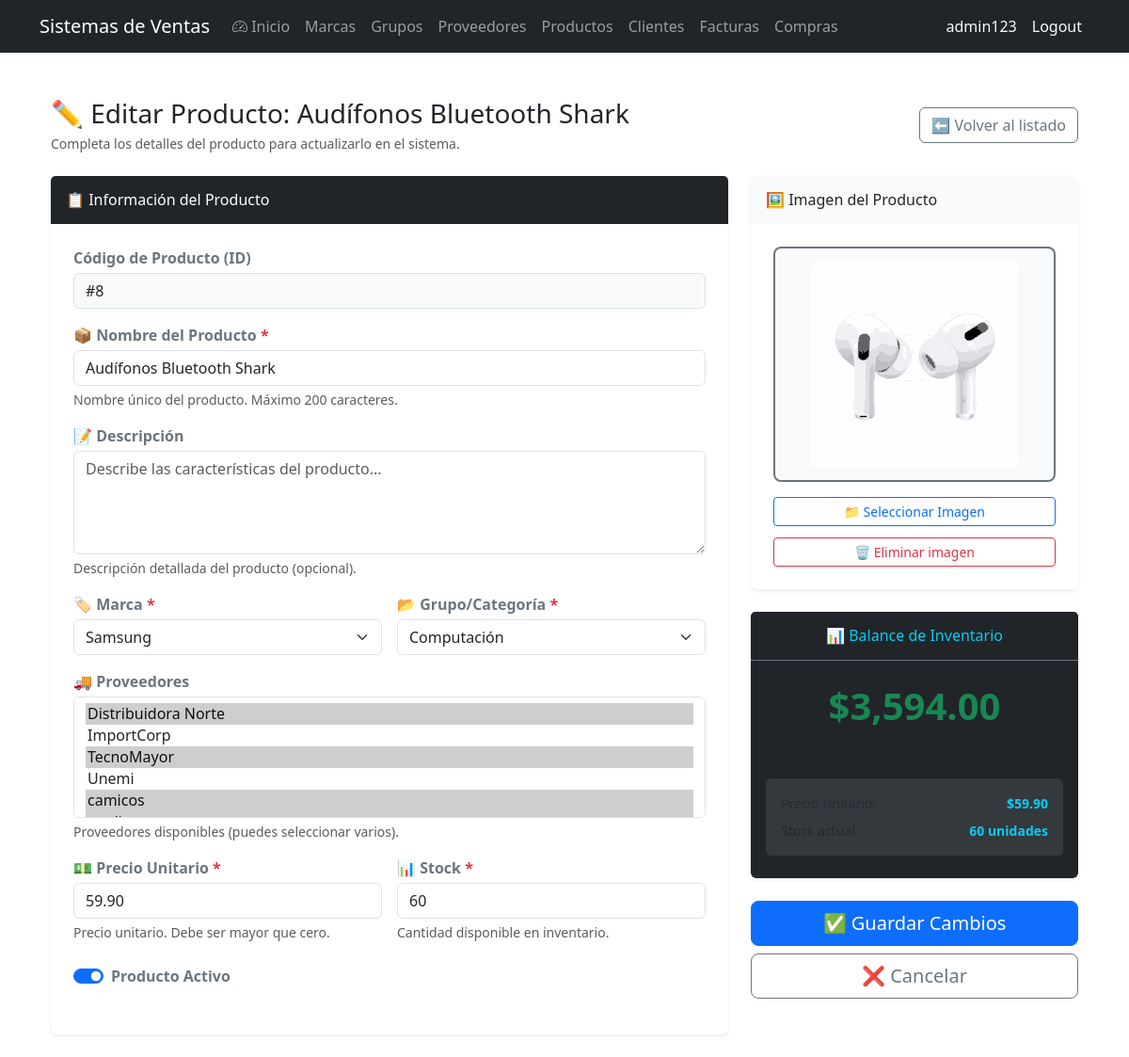
The page /products/8/edit/ (signed in) on the database its author committed.
### billing/models.py (models this page shows, shortened)
class Product(models.Model):
    name = models.CharField(max_length=200, verbose_name='Nombre de producto')
    description = models.TextField(blank=True, null=True, verbose_name='Descripción')
    brand = models.ForeignKey(Brand, on_delete=models.PROTECT, related_name='products', verbose_name='Marca')
    group = models.ForeignKey(ProductGroup, on_delete=models.PROTECT, related_name='products', verbose_name='Grupo')
    suppliers = models.ManyToManyField(Supplier, related_name='products', blank=True, verbose_name='Proveedores')
    unit_price = models.DecimalField(max_digits=12, decimal_places=2, verbose_name='Precio unitario')
    stock = models.IntegerField(default=0, verbose_name='Stock')
    image = models.ImageField(upload_to='products/', blank=True, null=True, verbose_name='Imagen del producto')
    is_active = models.BooleanField(default=True, verbose_name='Activo')
    created_at = models.DateTimeField(auto_now_add=True)
    updated_at = models.DateTimeField(auto_now=True)
    class Meta:
        verbose_name = 'Producto'
        verbose_name_plural = 'Productos'
        ordering = ['name']

### billing/views.py (the view)
# urls.py: path('products/<int:pk>/edit/', views.ProductUpdateView.as_view(), name='product_update'),
class ProductUpdateView(LoginRequiredMixin, UpdateView):
    model = Product; form_class = ProductForm
    template_name = 'billing/product_form.html'
    success_url = reverse_lazy('billing:product_list')

### billing/models.py (called while the page is built)
    def __str__(self): return self.name

    def __str__(self): return self.name

    def __str__(self): return self.name

### billing/templates/billing/product_form.html (shortened to what this page needs)
{% extends 'billing/base.html' %}
{% block content %}
<div class="container py-4">
  <div class="d-flex justify-content-between align-items-center mb-4">
    <div>
      <h1 class="h3 mb-1">
        {% if form.instance.pk %}
          ✏️ Editar Producto: {{ form.instance.name }}
        {% else %}
          ➕ Crear Nuevo Producto
        {% endif %}
      </h1>
      <p class="text-muted small mb-0">Completa los detalles del producto para {% if form.instance.pk %}actualizarlo{% else %}registrarlo{% endif %} en el sistema.</p>
    </div>
    <a href="{% url 'billing:product_list' %}" class="btn btn-outline-secondary">
      ⬅️ Volver al listado
    </a>
  </div>
  <form method="post" enctype="multipart/form-data" id="productForm" novalidate>
    <div class="row g-4">
      <div class="col-lg-8">
        <div class="card shadow-sm border-0 mb-4 h-100">
          <div class="card-header bg-dark text-white border-0 py-3 d-flex align-items-center">
            <h5 class="mb-0 fs-6">📋 Información del Producto</h5>
          </div>
          <div class="card-body p-4">
            <div class="row g-3">
              <div class="col-md-12">
                <label class="form-label fw-semibold text-secondary mb-1">Código de Producto (ID)</label>
                <div>
                  {% if form.instance.pk %}
                    <input type="text" class="form-control bg-light" value="#{{ form.instance.pk }}" readonly disabled>
                  {% else %}
                    <span class="badge bg-secondary px-3 py-2 fs-6 d-inline-block">Autogenerado al guardar</span>
                  {% endif %}
                </div>
              </div>
              <div class="col-md-12">
                <label for="{{ form.name.id_for_label }}" class="form-label fw-semibold text-secondary mb-1">
                  {{ form.name.label }}
                  <span class="text-danger" title="Requerido">*</span>
                </label>
                {{ form.name }}
                {% if form.name.help_text %}
                  <small class="text-muted d-block mt-1">{{ form.name.help_text|safe }}</small>
                {% endif %}
              </div>
              <div class="col-md-12">
                <label for="{{ form.description.id_for_label }}" class="form-label fw-semibold text-secondary mb-1">
                  {{ form.description.label }}
                </label>
                {{ form.description }}
                {% if form.description.help_text %}
                  <small class="text-muted d-block mt-1">{{ form.description.help_text|safe }}</small>
                {% endif %}
              </div>
              <div class="col-md-6">
                <label for="{{ form.brand.id_for_label }}" class="form-label fw-semibold text-secondary mb-1">
                  {{ form.brand.label }}
                  <span class="text-danger">*</span>
                </label>
                {{ form.brand }}
              </div>
              <div class="col-md-6">
                <label for="{{ form.group.id_for_label }}" class="form-label fw-semibold text-secondary mb-1">
                  {{ form.group.label }}
                  <span class="text-danger">*</span>
                </label>
                {{ form.group }}
              </div>
              <div class="col-md-12">
                <label for="{{ form.suppliers.id_for_label }}" class="form-label fw-semibold text-secondary mb-1">
                  {{ form.suppliers.label }}
                </label>
                {{ form.suppliers }}
                {% if form.suppliers.help_text %}
                  <small class="text-muted d-block mt-1">{{ form.suppliers.help_text|safe }}</small>
                {% endif %}
              </div>
              <div class="col-md-6">
                <label for="{{ form.unit_price.id_for_label }}" class="form-label fw-semibold text-secondary mb-1">
                  {{ form.unit_price.label }}
                  <span class="text-danger">*</span>
                </label>
                {{ form.unit_price }}
                {% if form.unit_price.help_text %}
                  <small class="text-muted d-block mt-1">{{ form.unit_price.help_text|safe }}</small>
                {% endif %}
              </div>
              <div class="col-md-6">
                <label for="{{ form.stock.id_for_label }}" class="form-label fw-semibold text-secondary mb-1">
                  {{ form.stock.label }}
                  <span class="text-danger">*</span>
                </label>
                {{ form.stock }}
                {% if form.stock.help_text %}
                  <small class="text-muted d-block mt-1">{{ form.stock.help_text|safe }}</small>
                {% endif %}
              </div>
              <div class="col-md-12 mt-4">
                <div class="form-check form-switch">
                  {{ form.is_active }}
                  <label class="form-check-label fw-semibold text-secondary" for="{{ form.is_active.id_for_label }}">
                    {{ form.is_active.label }}
                  </label>
                </div>
              </div>
            </div>
          </div>
        </div>
      </div>
      <div class="col-lg-4">
        <div class="card shadow-sm border-0 mb-4 overflow-hidden">
          <div class="card-header bg-light border-0 py-3">
            <h5 class="mb-0 fs-6">🖼️ Imagen del Producto</h5>
          </div>
          <div class="card-body text-center p-4">
            <div id="dropZone" class="border border-2 border-dashed border-secondary rounded-3 p-2 bg-light mb-3 position-relative d-flex align-items-center justify-content-center"
                 style="cursor: pointer; min-height: 250px; transition: all 0.2s ease;">
              {% if form.instance.image %}
                <img src="{{ form.instance.image.url }}" alt="{{ form.instance.name }}"
                     id="imagePreview" class="img-fluid rounded"
                     style="max-height: 240px; object-fit: contain;">
              {% endif %}
            </div>
            <button type="button" class="btn btn-sm btn-outline-primary w-100 mb-2" id="selectImageTrigger">
              📁 Seleccionar Imagen
            </button>
            <button type="button" class="btn btn-sm btn-outline-danger w-100 mt-1 {% if not form.instance.image %}d-none{% endif %}" id="clearImageBtn">
              🗑️ Eliminar imagen
            </button>
          </div>
        </div>
        <div class="card shadow-sm border-0 mb-4 bg-dark text-white">
          <div class="card-header bg-dark border-0 py-3 text-center border-bottom border-secondary">
            <h5 class="mb-0 fs-6 text-info">📊 Balance de Inventario</h5>
          </div>
          <div class="card-body text-center py-4">
            <div class="display-6 fw-bold text-success mb-2" id="displayBalance">
            </div>
            <p class="text-muted small mb-0">Valor estimado total en bodega</p>
            <div class="mt-4 text-start bg-secondary bg-opacity-25 rounded p-3">
              <div class="d-flex justify-content-between mb-2">
                <span class="text-muted small">Precio Unitario:</span>
                <span id="displayPrice" class="fw-bold text-info small">$0.00</span>
              </div>
              <div class="d-flex justify-content-between">
                <span class="text-muted small">Stock actual:</span>
                <span id="displayStock" class="fw-bold text-info small">0 unidades</span>
              </div>
            </div>
          </div>
        </div>
        <div class="d-flex flex-column gap-2">
          <button type="submit" class="btn btn-primary btn-lg w-100" id="submitBtn">
            {% if form.instance.pk %}✅ Guardar Cambios{% else %}➕ Registrar Producto{% endif %}
          </button>
          <a href="{% url 'billing:product_list' %}" class="btn btn-outline-secondary btn-lg w-100">
            ❌ Cancelar
          </a>
        </div>
      </div>
    </div>
  </form>
</div>
{% endblock %}

### billing/templates/billing/base.html (shortened to what this page needs)
<!DOCTYPE html>
<html lang="es">
<head>
  <link href="https://cdn.jsdelivr.net/npm/bootstrap@5.3.0/dist/css/bootstrap.min.css" rel="stylesheet">
  <link href="https://cdn.jsdelivr.net/npm/bootstrap-icons@1.11.3/font/bootstrap-icons.css" rel="stylesheet">
</head>
<body>
<nav class="navbar navbar-expand-lg navbar-dark bg-dark">
  <div class="container">
    <a class="navbar-brand" href="{% url 'billing:home' %}">Sistemas de Ventas</a>
    <div class="collapse navbar-collapse" id="nav">
      <ul class="navbar-nav me-auto">
        {% if user.is_authenticated %}
        <li class="nav-item"><a class="nav-link" href="{% url 'billing:home' %}"><i class="bi bi-speedometer2"></i> Inicio</a></li>
        <li class="nav-item"><a class="nav-link" href="{% url 'billing:brand_list' %}">Marcas</a></li>
        <li class="nav-item"><a class="nav-link" href="{% url 'billing:productgroup_list' %}">Grupos</a></li>
        <li class="nav-item"><a class="nav-link" href="{% url 'billing:supplier_list' %}">Proveedores</a></li>
        <li class="nav-item"><a class="nav-link" href="{% url 'billing:product_list' %}">Productos</a></li>
        <li class="nav-item"><a class="nav-link" href="{% url 'billing:customer_list' %}">Clientes</a></li>
        <li class="nav-item"><a class="nav-link" href="{% url 'billing:invoice_list' %}">Facturas</a></li>
        <li class="nav-item"><a class="nav-link" href="{% url 'purchasing:purchase_list' %}">Compras</a></li>
        {% endif %}
      </ul>
      <ul class="navbar-nav">
        {% if user.is_authenticated %}
        <li class="nav-item"><span class="nav-link text-light">{{ user.username }}</span></li>
        <li class="nav-item">
          <form method="post" action="{% url 'logout' %}" class="d-inline">
            <button type="submit" class="nav-link btn btn-link text-light" style="text-decoration:none;">Logout</button>
          </form>
        </li>
        {% else %}
        <li class="nav-item"><a class="nav-link" href="{% url 'login' %}">Login</a></li>
        <li class="nav-item"><a class="nav-link" href="{% url 'billing:signup' %}">Registarse</a></li>
        {% endif %}
      </ul>
    </div>
  </div>
</nav>
<div class="container mt-4">
  {% block content %}
  {% endblock %}
</div>
</body>
</html>

### billing/templates/billing/product_form.html (style rules this page uses)
.card { transition: transform 0.2s ease, box-shadow 0.2s ease; }

### rows shown on the page
Product: instance.name "Audífonos Bluetooth Shark", instance.pk "#8", name "Audífonos Bluetooth Shark", brand "Samsung", group "Computación", unit_price "59.90", stock "60", is_active "☑", instance.image (picture)

### other values the page prints
{{ user.username }} "admin123"
